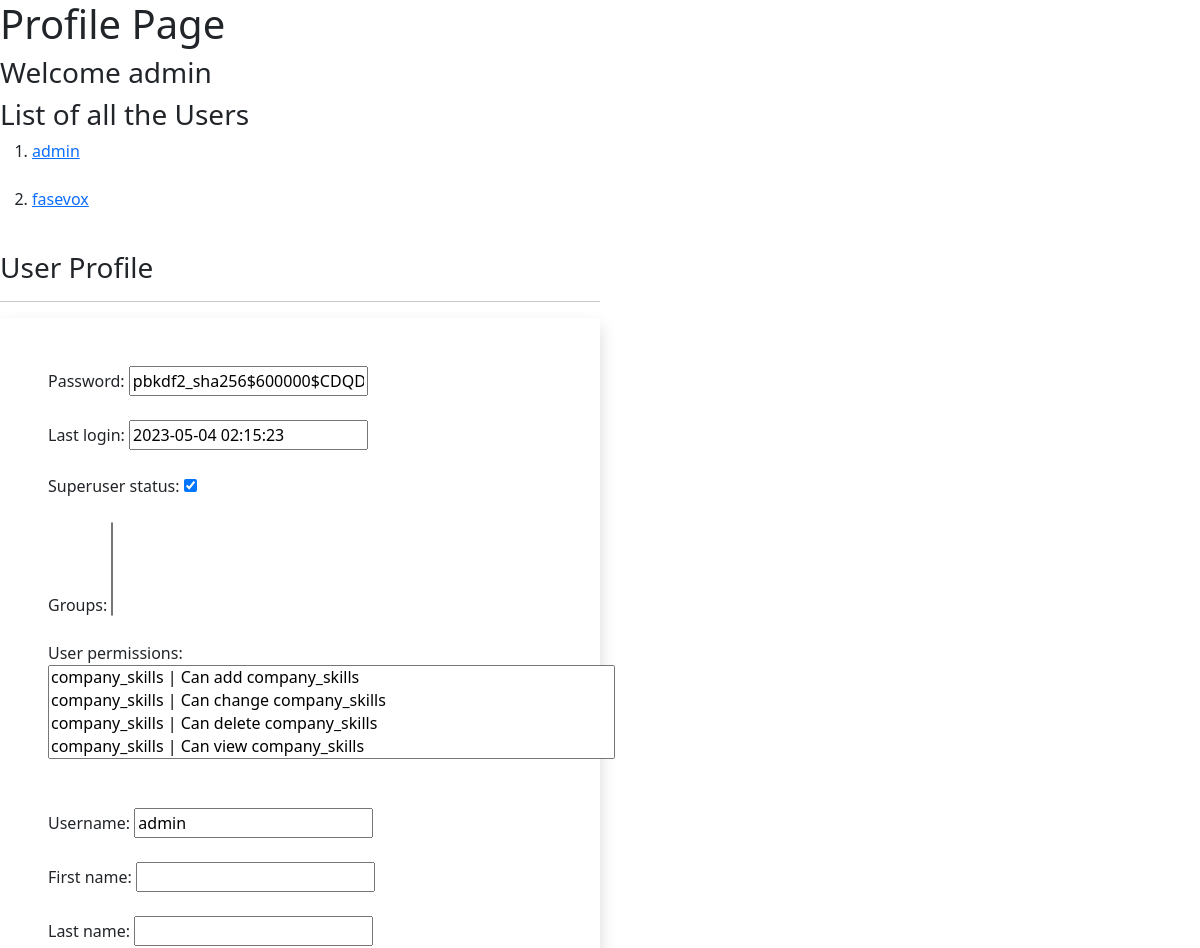
The page /auth/Uprofile/ (signed in, upper part) on the database as committed earlier.
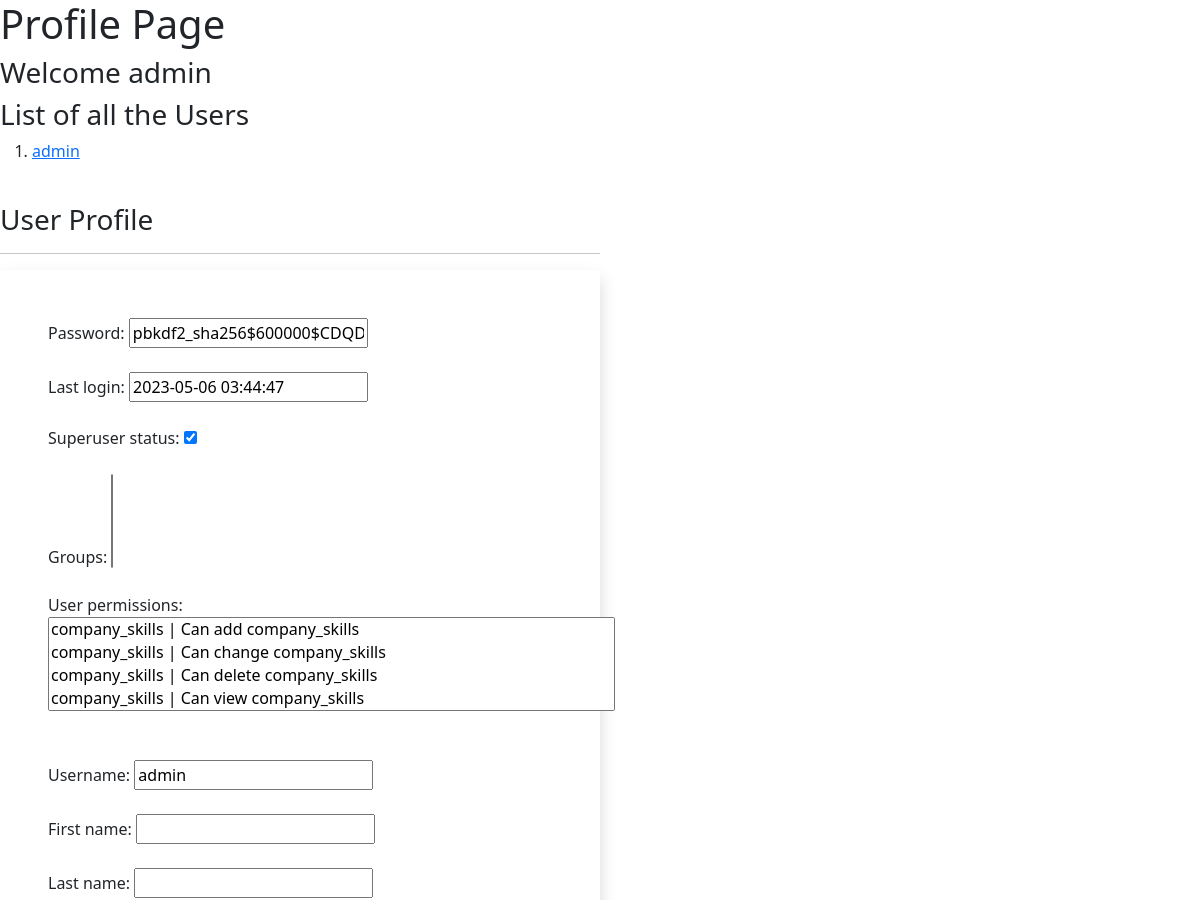
The same page on the database as committed later.
### AuthUsers/models.py (models this page shows)
class CustomUser(AbstractUser):
    user_age = models.IntegerField(blank=False, null=True)
    user_city = models.CharField(max_length=30, blank=False, null=True)
    user_phone = PhoneNumberField(region='PK')
    user_address = models.TextField(blank=False, null=True)
    user_freelancer = models.BooleanField(default=False,blank=True, null=True)
    user_bio = models.TextField(max_length=255, blank=False, null=True)
    profile_picture = models.ImageField(
        upload_to='image/%y', blank=True, default=None)
    user_website = models.URLField(blank=False, null=False)

### AuthUsers/views.py (the view)
# urls.py: path('Uprofile/', views.user_profile, name='user_profile'),
def user_profile(request):
    if request.user.is_authenticated:
        if request.method == "POST":
            if request.user.is_superuser == True:
                form = EditAdminProfileForm(
                    request.POST, instance=request.user.get(id))
                users = CustomUser.objects.all()
            else:
                form = EditUserProfileForm(request.POST, instance=request.user)
                users = None
            if form.is_valid():
                messages.success(request, 'User Updated Successfully!')
                form.save()
        else:
            if request.user.is_superuser == True:
                form = EditAdminProfileForm(instance=request.user)
                users = CustomUser.objects.all()
            else:
                form = EditUserProfileForm(instance=request.user)
                users = None
        return render(request, 'profile.html', {'name': request.user, 'form': form, 'users': users})
    else:
        messages.error(request, 'You are not authorized to access this page!')
        return HttpResponseRedirect('/auth/login/')

### AuthUsers/forms.py
class EditAdminProfileForm(UserChangeForm):
    password = None
    class Meta:
        model = CustomUser
        fields = '__all__'
        labels = {'email': 'Email'}

### AuthUsers/templates/profile.html (shortened to what this page needs)
{% extends 'base.html' %}
{% block content %}
<body>
    <h1>Profile Page</h1>
    <h3>Welcome {{name}}</h3>
    <div class="flex-container">
        <div>
            <div class="col-sm-6 offse t-sm-3">
                <h3>List of all the Users</h3>
                {% if users != None %}
                <ol type="1">
                    {% for user in users %}
                    <li><a href="{% url 'user_detail' user.id %}">{{ user.username }}</a><br><br></li>
                    {% endfor %}
                </ol>
                {% else %}
                No Users
                {% endif %}
                <h3>User Profile</h3>
                <hr>
                <form action="" method="post" novalidate class="shadow p-5">
                    {% for fm in form %}
                    <div class="form-group" >
                        {{fm.label_tag}} {{fm}}
                        <small class="text-danger">{{fm.errors|striptags}}</small><br><br>
                    </div>
                    {% endfor %}
                    <br>
                </form>
            </div>
    </div>
</body>
{% endblock content %}

### AuthUsers/templates/base.html (shortened to what this page needs)
{% load static %}
<!DOCTYPE html>
<html lang="en">
<head>
    <link href="https://cdn.jsdelivr.net/npm/bootstrap@5.0.2/dist/css/bootstrap.min.css" rel="stylesheet">
</head>
<body>
    {% block content %} {% endblock %}
</body>
</html>

Rows that differ between the two databases and show on the page:
removed CustomUser: username "fasevox"
changed CustomUser "admin": last_login "2023-05-04 02:15:23" → "2023-05-06 03:44:47"
